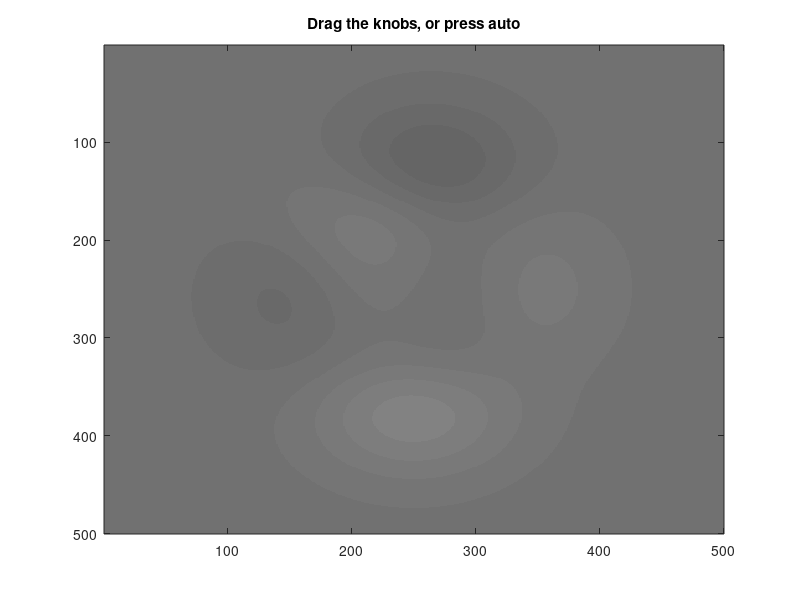

This chart was generated by the following MATLAB code: (Note: this script raises an error after producing the figure.)
%contrastSliderExample Contrast slider anchored inside an image axes
%
%   A uim.widget.ContrastSlider in the northeast corner of a data axes.
%   Dragging the knobs updates the axes CLim through LimitsChangedFcn;
%   the auto button asks the host for auto levels (here: the 1st-99th
%   percentile of the image), which the host pushes back through the
%   Limits property.
%
%   Run from anywhere in the repository; the script adds src/ to the
%   path if the toolbox is not already installed.

if ~exist('uim.UIComponentCanvas', 'class')
    addpath(genpath(fullfile(fileparts(mfilename('fullpath')), '..', 'src')))
end

% A low-contrast image: most of the dynamic range is unused.
imageData = 100 + 30*mat2gray(peaks(500));

hFigure = figure('Name', 'Contrast slider example', 'Color', 'w');
hAxes = axes(hFigure);
imagesc(hAxes, imageData, [0, 255])
colormap(hAxes, 'gray')
title(hAxes, 'Drag the knobs, or press auto')

slider = uim.widget.ContrastSlider(hAxes, ...
    'Location', 'northeast', 'Margin', [10, 10, 10, 10], ...
    'DataLimits', [0, 255], 'Limits', [0, 255], ...
    'BackgroundColor', 'k', 'BackgroundAlpha', 0.5, ...
    'LimitsChangedFcn', @(~, evt) set(hAxes, 'CLim', evt.NewValue), ...
    'AutoRequestedFcn', @(src, ~) applyAutoLevels(src, hAxes, imageData));

function applyAutoLevels(slider, hAxes, imageData)
%applyAutoLevels Compute 1st-99th percentile limits and push them back
    sortedValues = sort(imageData(:));
    limitIndices = max(1, round([0.01, 0.99]*numel(sortedValues)));
    newLimits = sortedValues(limitIndices)';

    slider.Limits = newLimits;      % Update the widget (silent)
    set(hAxes, 'CLim', newLimits)   % Apply to the display
end
